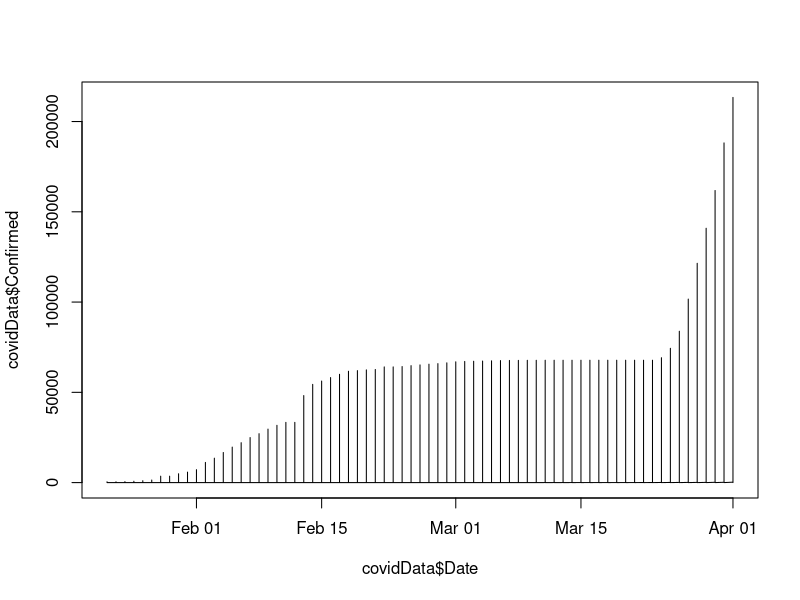
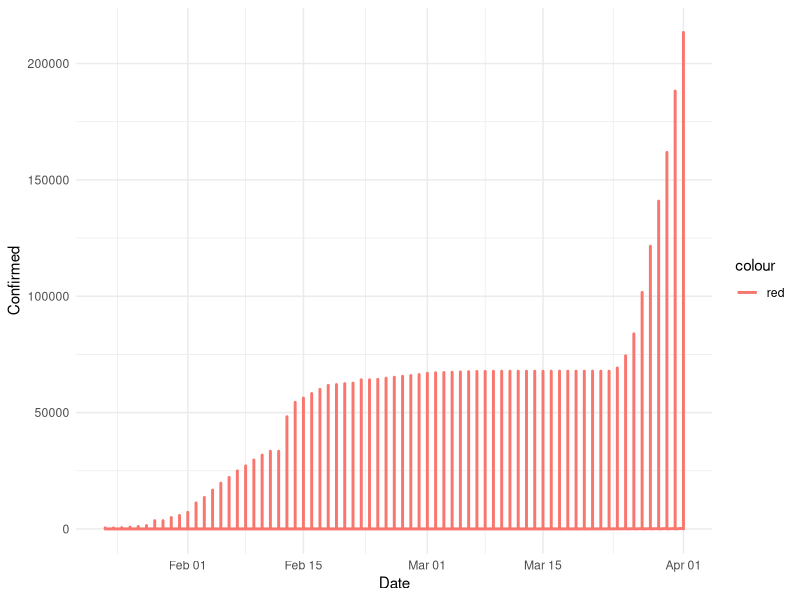
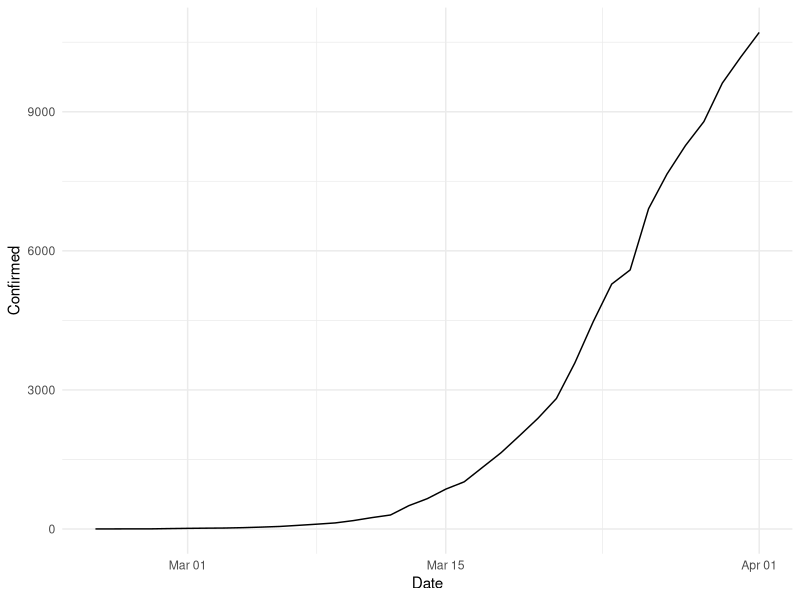
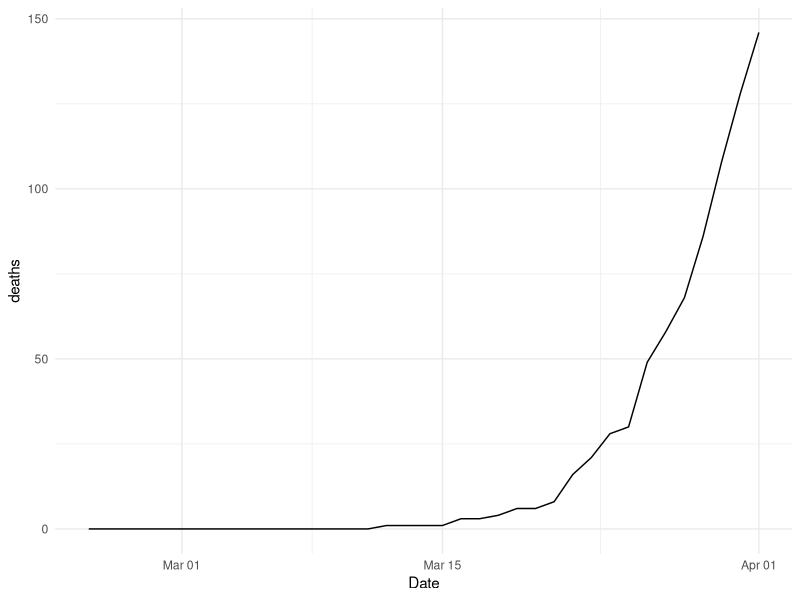
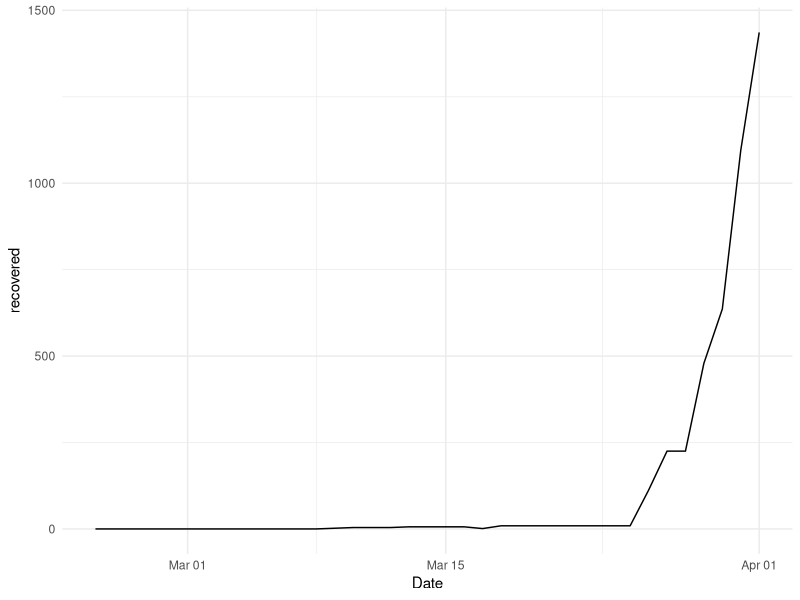
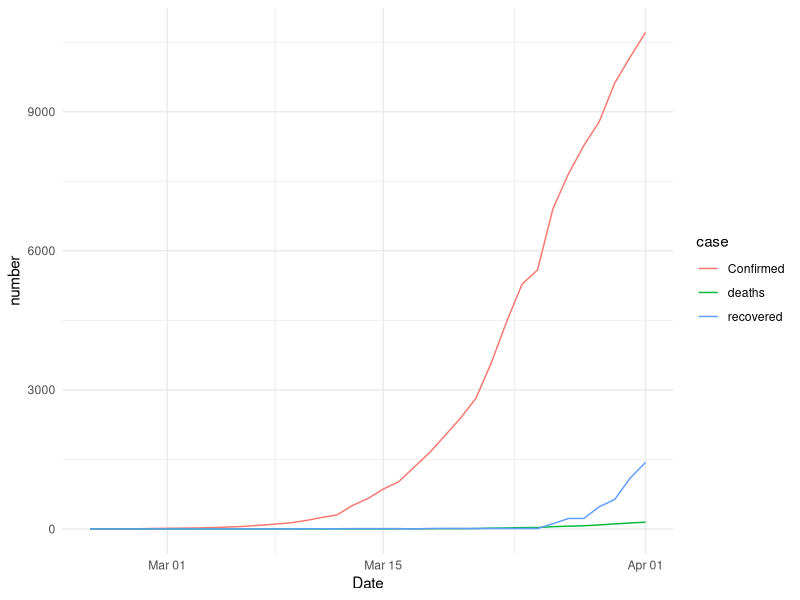
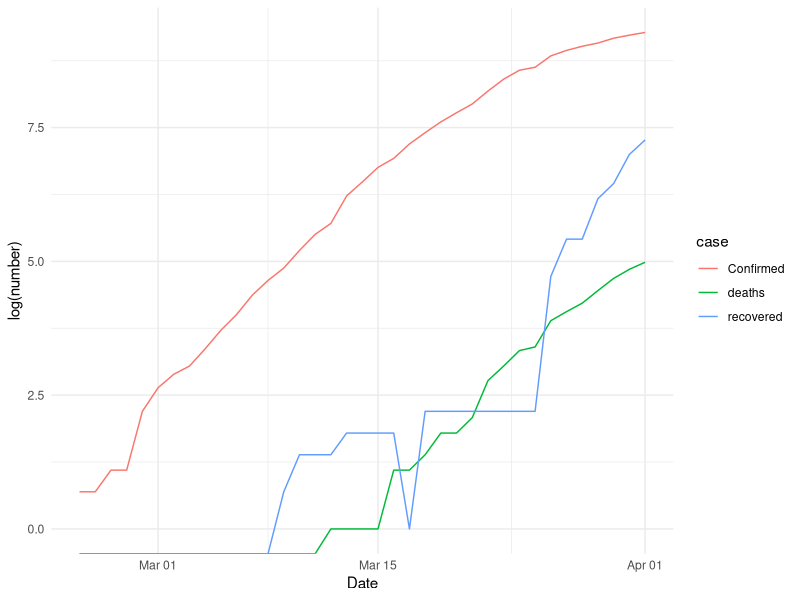
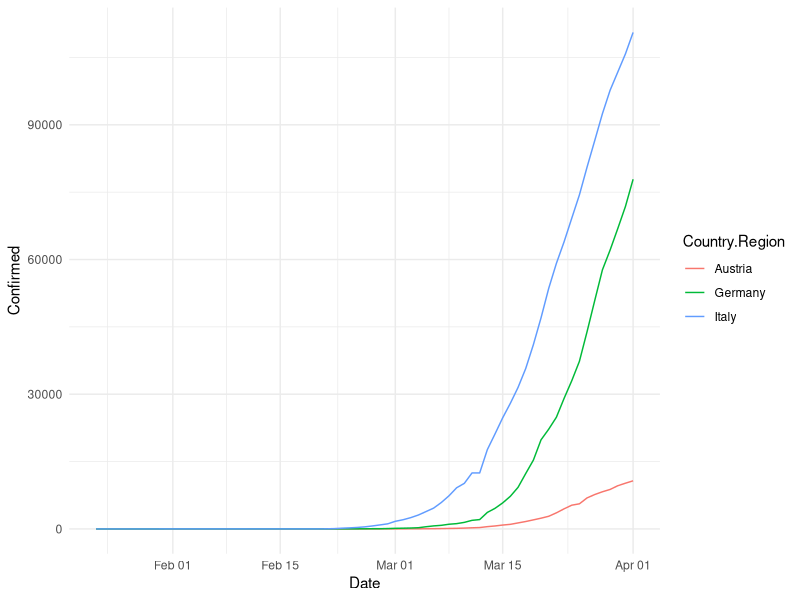

Write R code to recreate these figures, in order.
######## data science in r ########
##### INTRO
# create an object
x <- 15 # number
y <- c(13,12,33) #vector
z <- c("a","b","c")
# create a data frame
df <- data.frame(numbers=x,let =z)
df
# create a list
list1 <- list(data=df,x=x,y=y)
list1

#### Data Manipulation and visualisation #####
#install.packages("tidyr")
#install.packages("dplyr")
#install.packages("ggplot")
library(tidyr)   #cheatsheet: https://rstudio.com/wp-content/uploads/2015/02/data-wrangling-cheatsheet.pdf
library(dplyr)
library(ggplot2)  #cheatsheet: https://rstudio.com/wp-content%2Fuploads%2F2015%2F03%2Fggplot2-cheatsheet.pdf%2F

# load dataset
covidData <- read.csv("data/covid_data.csv")

# view dataset
#View(covidData)
head(covidData)
summary(covidData)

# make Date column Date type
covidData$Date <- as.Date(covidData$Date)

# plot total number of confirmed cases

plot(covidData$Date,covidData$Confirmed,type="l")
ggplot(data=covidData, aes(x=Date, y=Confirmed)) + geom_line(aes(color = "red"), size = 1) + theme_minimal()

# filter data only for austria
covidDataAustria <- covidData %>% filter(Country.Region=="Austria")
covidDataAustria <- covidDataAustria %>% filter(Confirmed>1)

#plot number of confirmed cases
ggplot(data=covidDataAustria, aes(x=Date, y=Confirmed)) + geom_line() + theme_minimal()

#plot number of death cases
ggplot(data=covidDataAustria, aes(x=Date, y=deaths)) + geom_line() + theme_minimal()

#plot number of recovered cases in austria
ggplot(data=covidDataAustria, aes(x=Date, y=recovered)) + geom_line() + theme_minimal()


## Now lets plot confirmed, deaths and recoverd together in one plot! - But How?
# Data manipulation! 
# with tidyr::gather
covidDataAustria <- covidDataAustria %>% gather(case, number, c("Confirmed","deaths","recovered"))

# now plot it - try to log() the number
ggplot(data=covidDataAustria, aes(x=Date, y=number,  color=case)) + geom_line() + theme_minimal()
ggplot(data=covidDataAustria, aes(x=Date, y=log(number), color=case)) + geom_line() + theme_minimal()


###### let's now plot 3 different countries against each other #####
# select your countries
countries <- c("Austria","Germany","Italy")

covidDataCountries <- covidData %>% filter(Country.Region %in% countries)
head(covidDataCountries)

# plot the confirmed cases for these countries in one plot
ggplot(data=covidDataCountries, aes(x=Date, y=Confirmed, color=Country.Region)) + geom_line() + theme_minimal()



########## simple machine learning task #############
#### trying to predict the future

# load library
library(dplyr)

# read data
covidData <- read.csv("data/covid_data.csv")

# data cleaning
covidAustria <- covidData %>% 
    select(Country.Region,Confirmed) %>% # only select needed columns
    filter(Country.Region=="Austria", Confirmed >0) # filter only austria and values bigger than 1

head(covidAustria)

# Make the date column numeric 
covidAustria$Date <- 1:nrow(covidAustria)

# split into train and test
trainInd <- round(nrow(covidAustria)*0.85)
train <-covidAustria[0:trainInd, ]
test <-covidAustria[trainInd+1:nrow(covidAustria), ]

# create model with trainingsdata
model = lm(log(Confirmed)~Date + I(Date^2), data=train)
summary(model)

# predict the missing test data
prediction <- exp(predict(model,test))

# create results data table for visualisation
results <- data.frame(actual=test$Confirmed, prediction=prediction)
results$Date <- as.numeric(rownames(results))
results <- covidAustria %>% left_join(results,by = "Date") %>% gather(type, Confirmed, c("Confirmed","prediction"))

# plot the result
ggplot(results, aes(Date,Confirmed,col=type)) + geom_line() + theme_minimal()



